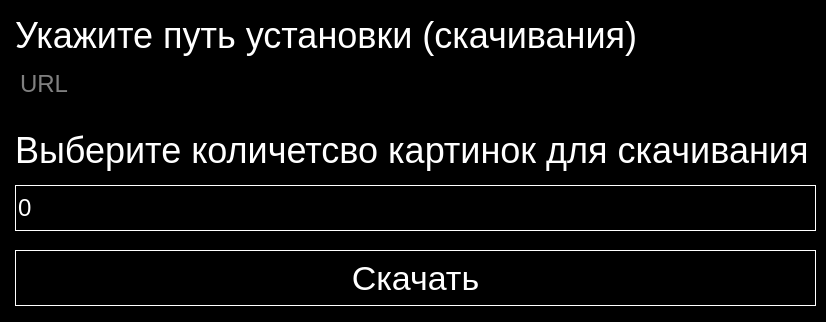
<?xml version="1.0" encoding="UTF-8"?>
<ui version="4.0">
 <class>MainWindow</class>
 <widget class="QMainWindow" name="MainWindow">
  <property name="geometry">
   <rect>
    <x>0</x>
    <y>0</y>
    <width>826</width>
    <height>322</height>
   </rect>
  </property>
  <property name="windowTitle">
   <string>Random image download</string>
  </property>
  <property name="styleSheet">
   <string notr="true">background-color:black;
color:white;</string>
  </property>
  <widget class="QWidget" name="centralwidget">
   <widget class="QSpinBox" name="spinBox_2">
    <property name="geometry">
     <rect>
      <x>15</x>
      <y>185</y>
      <width>801</width>
      <height>46</height>
     </rect>
    </property>
    <property name="styleSheet">
     <string notr="true">font-size:24px;border:1px solid white;</string>
    </property>
   </widget>
   <widget class="QLabel" name="label_3">
    <property name="geometry">
     <rect>
      <x>15</x>
      <y>125</y>
      <width>796</width>
      <height>51</height>
     </rect>
    </property>
    <property name="styleSheet">
     <string notr="true">font-size:36px;</string>
    </property>
    <property name="text">
     <string>Выберите количетсво картинок для скачивания</string>
    </property>
   </widget>
   <widget class="QLabel" name="label_4">
    <property name="geometry">
     <rect>
      <x>15</x>
      <y>15</y>
      <width>796</width>
      <height>41</height>
     </rect>
    </property>
    <property name="autoFillBackground">
     <bool>false</bool>
    </property>
    <property name="styleSheet">
     <string notr="true">font-size:36px;</string>
    </property>
    <property name="text">
     <string>Укажите путь установки (скачивания)</string>
    </property>
   </widget>
   <widget class="QTextEdit" name="textEdit_2">
    <property name="geometry">
     <rect>
      <x>15</x>
      <y>65</y>
      <width>801</width>
      <height>41</height>
     </rect>
    </property>
    <property name="font">
     <font>
      <pointsize>-1</pointsize>
     </font>
    </property>
    <property name="styleSheet">
     <string notr="true">font-size:24px;</string>
    </property>
    <property name="documentTitle">
     <string/>
    </property>
    <property name="placeholderText">
     <string>URL</string>
    </property>
   </widget>
   <widget class="QPushButton" name="pushButton_2">
    <property name="geometry">
     <rect>
      <x>15</x>
      <y>250</y>
      <width>801</width>
      <height>56</height>
     </rect>
    </property>
    <property name="styleSheet">
     <string notr="true">font-size:34px; border:1px solid white;</string>
    </property>
    <property name="text">
     <string>Скачать</string>
    </property>
   </widget>
  </widget>
 </widget>
 <resources/>
 <connections/>
</ui>
